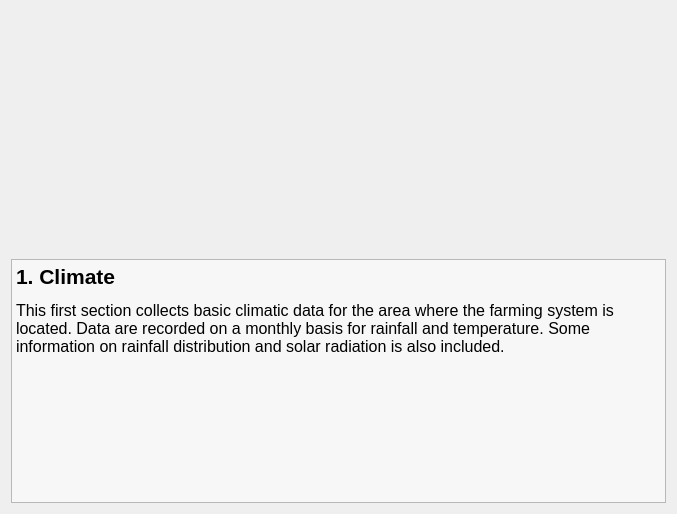
<?xml version="1.0" encoding="UTF-8"?>
<ui version="4.0">
 <class>climateCover</class>
 <widget class="QWidget" name="climateCover">
  <property name="geometry">
   <rect>
    <x>0</x>
    <y>0</y>
    <width>677</width>
    <height>514</height>
   </rect>
  </property>
  <property name="windowTitle">
   <string>Form</string>
  </property>
  <layout class="QVBoxLayout" name="verticalLayout">
   <item>
    <spacer name="verticalSpacer">
     <property name="orientation">
      <enum>Qt::Vertical</enum>
     </property>
     <property name="sizeHint" stdset="0">
      <size>
       <width>20</width>
       <height>248</height>
      </size>
     </property>
    </spacer>
   </item>
   <item>
    <layout class="QHBoxLayout" name="horizontalLayout">
     <item>
      <widget class="QTextEdit" name="textEdit">
       <property name="palette">
        <palette>
         <active>
          <colorrole role="Base">
           <brush brushstyle="SolidPattern">
            <color alpha="127">
             <red>255</red>
             <green>255</green>
             <blue>255</blue>
            </color>
           </brush>
          </colorrole>
         </active>
         <inactive>
          <colorrole role="Base">
           <brush brushstyle="SolidPattern">
            <color alpha="127">
             <red>255</red>
             <green>255</green>
             <blue>255</blue>
            </color>
           </brush>
          </colorrole>
         </inactive>
         <disabled>
          <colorrole role="Base">
           <brush brushstyle="SolidPattern">
            <color alpha="255">
             <red>244</red>
             <green>244</green>
             <blue>244</blue>
            </color>
           </brush>
          </colorrole>
         </disabled>
        </palette>
       </property>
       <property name="autoFillBackground">
        <bool>false</bool>
       </property>
       <property name="readOnly">
        <bool>true</bool>
       </property>
       <property name="html">
        <string>&lt;!DOCTYPE HTML PUBLIC &quot;-//W3C//DTD HTML 4.0//EN&quot; &quot;http://www.w3.org/TR/REC-html40/strict.dtd&quot;&gt;
&lt;html&gt;&lt;head&gt;&lt;meta name=&quot;qrichtext&quot; content=&quot;1&quot; /&gt;&lt;style type=&quot;text/css&quot;&gt;
p, li { white-space: pre-wrap; }
&lt;/style&gt;&lt;/head&gt;&lt;body style=&quot; font-family:'Sans Serif'; font-size:12pt; font-weight:400; font-style:normal;&quot;&gt;
&lt;p style=&quot; margin-top:12px; margin-bottom:0px; margin-left:0px; margin-right:0px; -qt-block-indent:0; text-indent:0px;&quot;&gt;&lt;span style=&quot; font-size:16pt; font-weight:600;&quot;&gt;1. Climate&lt;/span&gt;&lt;/p&gt;
&lt;p style=&quot; margin-top:12px; margin-bottom:0px; margin-left:0px; margin-right:0px; -qt-block-indent:0; text-indent:0px;&quot;&gt;This first section collects basic climatic data for the area where the farming system is located. Data are recorded on a monthly basis for rainfall and temperature. Some information on rainfall distribution and solar radiation is also included.&lt;/p&gt;&lt;/body&gt;&lt;/html&gt;</string>
       </property>
      </widget>
     </item>
    </layout>
   </item>
  </layout>
 </widget>
 <resources/>
 <connections/>
</ui>
